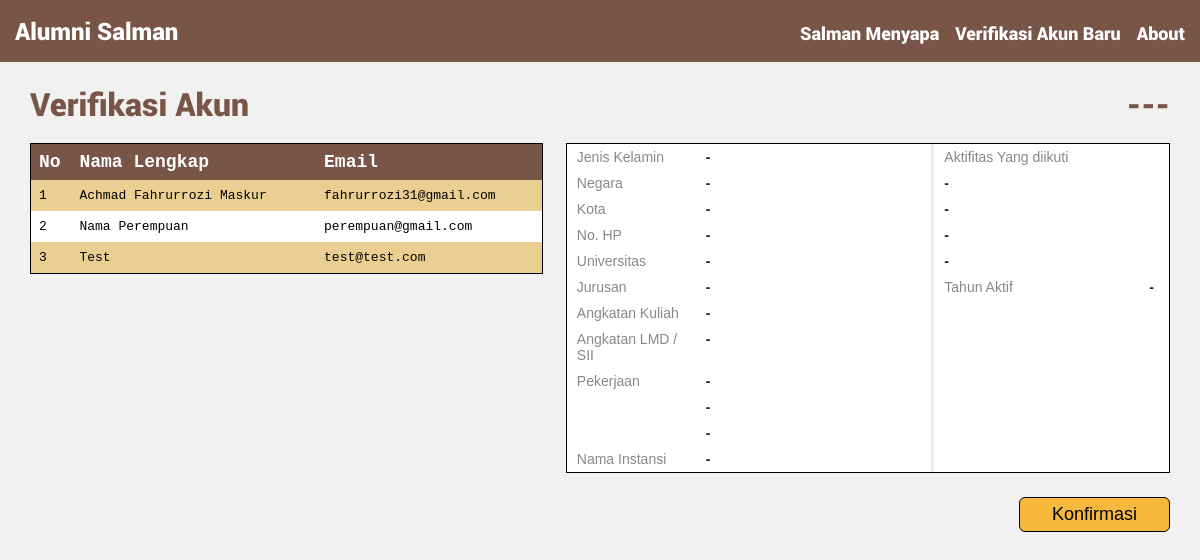
The app's page /verifikasi/ (signed in) with its own data.
### alumni/models.py (models this page shows)
class User(Model):
    nama = CharField(max_length=50, null=True)
    email = EmailField(max_length=30, null=True)
    gender = CharField(max_length=20, null=True)
    negara = CharField(max_length=20, null=True)
    kota = CharField(max_length=20, null=True)
    no_hp = CharField(max_length=12, null=True)
    univ = CharField(max_length=50, null=True)
    jurusan = CharField(max_length=50, null=True)
    ang_kuliah = CharField(max_length=5, null=True)
    ang_LMD = CharField(max_length=5, null=True)
    pekerjaan = TextField(null=True)
    instansi = CharField(max_length=30, null=True)
    aktifitas = TextField(null=True)
    tahun_aktif = CharField(max_length=20, null=True)
    verified = BooleanField(default=False)
    password = CharField(max_length=50, null=True)

### alumni/views.py (the view)
# urls.py: url(r'^verifikasi/$', views.verifikasi, name='verifikasi'),
def verifikasi(request):
    if request.user.is_authenticated:
        users = User.objects.all().filter(verified=False)
        context = {'users': users, 'usersJSON': serialize('json', User.objects.all().filter(verified=False), cls=LazyEncoder), 'counter': Counter()}
        return render(request, 'verifikasi.html', context)
    else:
        return redirect("/login/")

### alumni/templates/verifikasi.html (shortened to what this page needs)
{% extends "base.html" %}
{% block content %}
<div class="verif-content1">
    <h1 style="font-family: Roboto-Black; color: #795547;">Verifikasi Akun</h1>
    <br>
    <table class="verif-table2">
      <tr style="color: white; font-size: 18px;">
        <th style="width: 8%;">No</th>
        <th>Nama Lengkap</th>
        <th>Email</th>
      </tr>
      {% for user in users %}
          <tr id="child">
            <td>{{ forloop.counter }}</td>
            <td>{{ user.nama }}</td>
            <td>{{ user.email }}</td>
          </tr>
      {% endfor %}
    </table>
</div>
<div class="verif-content2">
    <h1 style="font-family: Roboto-Black; color: #795547; text-align: right;" id="verif-nama">---</h1>
    <br>
    <table class="tg" style="table-layout: fixed; width: 100%">
    <colgroup>
    <col style="width: 110px">
    <col style="width: 200px">
    <col style="width: 3px">
    <col style="width: 100px">
    <col style="width: 100px">
    </colgroup>
      <tr>
        <td class="tg-4d50">Jenis Kelamin</td>
        <td class="tg-5xe6" id="verif-gender">-</td>
        <td class="tg-garis"></td>
        <td class="tg-4d50" colspan="2">Aktifitas Yang diikuti</td>
      </tr>
      <tr>
        <td class="tg-4d50">Negara</td>
        <td class="tg-5xe6" id="verif-negara">-</td>
        <td class="tg-garis"></td>
        <td class="tg-5xe6" id="verif-aktifitas-1" colspan="2">-</td>
      </tr>
      <tr>
        <td class="tg-4d50">Kota</td>
        <td class="tg-5xe6" id="verif-kota">-</td>
        <td class="tg-garis"></td>
        <td class="tg-5xe6" id="verif-aktifitas-2" colspan="2">-</td>
      </tr>
      <tr>
        <td class="tg-4d50">No. HP</td>
        <td class="tg-5xe6" id="verif-no_hp">-</td>
        <td class="tg-garis"></td>
        <td class="tg-5xe6" id="verif-aktifitas-3" colspan="2">-</td>
      </tr>
      <tr>
        <td class="tg-4d50">Universitas</td>
        <td class="tg-5xe6" id="verif-univ">-</td>
        <td class="tg-garis"></td>
        <td class="tg-5xe6" id="verif-aktifitas-4" colspan="2">-</td>
      </tr>
      <tr>
        <td class="tg-4d50">Jurusan</td>
        <td class="tg-5xe6" id="verif-jurusan">-</td>
        <td class="tg-garis"></td>
        <td class="tg-4d50">Tahun Aktif</td>
        <td class="tg-jjuf" id="verif-tahun_aktif">-</td>
      </tr>
      <tr>
        <td class="tg-4d50">Angkatan Kuliah</td>
        <td class="tg-5xe6" id="verif-ang_kuliah">-</td>
        <td class="tg-garis"></td>
        <td class="tg-eh2d"></td>
        <td class="tg-eh2d"></td>
      </tr>
      <tr>
        <td class="tg-4d50">Angkatan LMD / SII</td>
        <td class="tg-5xe6" id="verif-ang_LMD">-</td>
        <td class="tg-garis"></td>
        <td class="tg-eh2d"></td>
        <td class="tg-eh2d"></td>
      </tr>
      <tr>
        <td class="tg-4d50">Pekerjaan</td>
        <td class="tg-5xe6" id="verif-pekerjaan-1">-</td>
        <td class="tg-garis"></td>
        <td class="tg-eh2d"></td>
        <td class="tg-eh2d"></td>
      </tr>
      <tr>
        <td class="tg-4d50"></td>
        <td class="tg-5xe6" id="verif-pekerjaan-2">-</td>
        <td class="tg-garis"></td>
        <td class="tg-eh2d"></td>
        <td class="tg-eh2d"></td>
      </tr>
      <tr>
        <td class="tg-4d50"></td>
        <td class="tg-5xe6" id="verif-pekerjaan-3">-</td>
        <td class="tg-garis"></td>
        <td class="tg-eh2d"></td>
        <td class="tg-eh2d"></td>
      </tr>
      <tr>
        <td class="tg-4d50">Nama Instansi</td>
        <td class="tg-5xe6" id="verif-instansi">-</td>
        <td class="tg-garis"></td>
        <td class="tg-eh2d"></td>
        <td class="tg-eh2d"></td>
      </tr>
    </table>
    <button onclick="alert(1)" class="buttonConfirm"><span>Konfirmasi </span></button>
</div>
{% endblock %}

### alumni/static/css/app.css (style rules this page uses)
* { margin: 0; padding: 0; }
body { background-color: #f1f1f1; }
.buttonConfirm, .buttonLogin { cursor: pointer; border-radius: 6px; background-color: #F6B93C; border-color: black; border-style: solid; border-width: 1px; text-align: center; font-size: 18px; padding: 6px 32px; float: right; }
.buttonConfirm { margin-top: 24px; }
.buttonConfirm span, .buttonLogin span { display: inline-block; position: relative; transition: 0.5s; }
.buttonConfirm span:after, .buttonLogin span:after { content: '\00bb'; position: absolute; opacity: 0; top: 0; right: 20px; transition: 0.5s; }
.verif-content1 { float: left; width: 45%; }
.verif-content2 { float: right; width: 53%; }
table.verif-table2 { font-family: monospace; border-collapse: collapse; width: 100%; border-style: solid; border-color: black; border-width: thin; }
table.verif-table2 td, table.verif-table2 th { text-align: left; padding: 8px; }
table.verif-table2 tr:nth-child(odd) { background-color: white; }
table.verif-table2 tr:nth-child(even) { background-color: #EBCF92; }
table.verif-table2 tr:nth-child(1) { background-color: #795547; }
.tg { border-collapse:collapse; border-spacing:0; border-width:1px; border-style:solid; border-color:black; }
.tg td { font-family:Arial, sans-serif; font-size:14px; padding:5px 10px; border-style:solid; border-width:0px; overflow:hidden; word-break:normal; color: #888; }
.tg-garis { background-color: #eee; }
.tg .tg-jjuf { background-color:#ffffff; border-color:inherit; text-align:right; vertical-align:top; padding-right:15px; color: #222; font-weight: bolder; }
.tg .tg-eh2d { background-color:#ffffff; border-color:inherit; vertical-align:top; }
.tg .tg-4d50 { font-family:Arial, Helvetica, sans-serif !important; background-color:#ffffff; border-color:inherit; vertical-align:top; }
.tg .tg-5xe6 { background-color:#ffffff; border-color:inherit; vertical-align:top; color: #222; font-weight: bolder; }

### records on screen
User: nama "Achmad Fahrurrozi Maskur", email "fahrurrozi31@gmail.com"
User: nama "Nama Perempuan", email "perempuan@gmail.com"
User: nama "Test", email "test@test.com"
